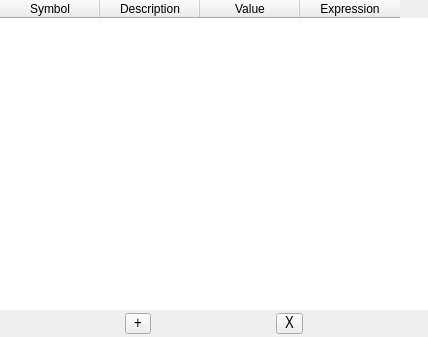
<?xml version="1.0" encoding="UTF-8"?>
<ui version="4.0">
 <class>Constant</class>
 <widget class="QDialog" name="Constant">
  <property name="geometry">
   <rect>
    <x>0</x>
    <y>0</y>
    <width>428</width>
    <height>337</height>
   </rect>
  </property>
  <property name="minimumSize">
   <size>
    <width>350</width>
    <height>0</height>
   </size>
  </property>
  <property name="windowTitle">
   <string>Advanced</string>
  </property>
  <property name="windowIcon">
   <iconset resource="../../../qrc/resources.qrc">
    <normaloff>:/resource/icon.ico</normaloff>:/resource/icon.ico</iconset>
  </property>
  <property name="modal">
   <bool>true</bool>
  </property>
  <layout class="QVBoxLayout" name="verticalLayout">
   <property name="spacing">
    <number>0</number>
   </property>
   <property name="leftMargin">
    <number>0</number>
   </property>
   <property name="topMargin">
    <number>0</number>
   </property>
   <property name="rightMargin">
    <number>0</number>
   </property>
   <property name="bottomMargin">
    <number>0</number>
   </property>
   <item>
    <widget class="QTableWidget" name="permanentConstantTableWidget">
     <property name="styleSheet">
      <string notr="true">QTableWidget{border: none;}</string>
     </property>
     <column>
      <property name="text">
       <string>Symbol</string>
      </property>
     </column>
     <column>
      <property name="text">
       <string>Description</string>
      </property>
     </column>
     <column>
      <property name="text">
       <string>Value</string>
      </property>
     </column>
     <column>
      <property name="text">
       <string>Expression</string>
      </property>
     </column>
    </widget>
   </item>
   <item>
    <layout class="QHBoxLayout" name="horizontalLayout">
     <property name="topMargin">
      <number>3</number>
     </property>
     <property name="bottomMargin">
      <number>3</number>
     </property>
     <item>
      <widget class="QToolButton" name="addButton">
       <property name="font">
        <font>
         <family>Arial Narrow</family>
         <pointsize>12</pointsize>
        </font>
       </property>
       <property name="toolTip">
        <string>&lt;html&gt;&lt;head/&gt;&lt;body&gt;&lt;p&gt;Add a constant&lt;/p&gt;&lt;/body&gt;&lt;/html&gt;</string>
       </property>
       <property name="styleSheet">
        <string notr="true">QToolButton{padding-left: 5px}</string>
       </property>
       <property name="text">
        <string>+</string>
       </property>
      </widget>
     </item>
     <item>
      <widget class="QToolButton" name="deleteButton">
       <property name="font">
        <font>
         <family>Arial Narrow</family>
         <pointsize>12</pointsize>
        </font>
       </property>
       <property name="toolTip">
        <string>&lt;html&gt;&lt;head/&gt;&lt;body&gt;&lt;p&gt;Remove a constant&lt;/p&gt;&lt;/body&gt;&lt;/html&gt;</string>
       </property>
       <property name="styleSheet">
        <string notr="true">QToolButton{padding-left: 5px}</string>
       </property>
       <property name="text">
        <string>X</string>
       </property>
      </widget>
     </item>
    </layout>
   </item>
  </layout>
 </widget>
 <resources>
  <include location="../../../qrc/resources.qrc"/>
 </resources>
 <connections/>
</ui>
